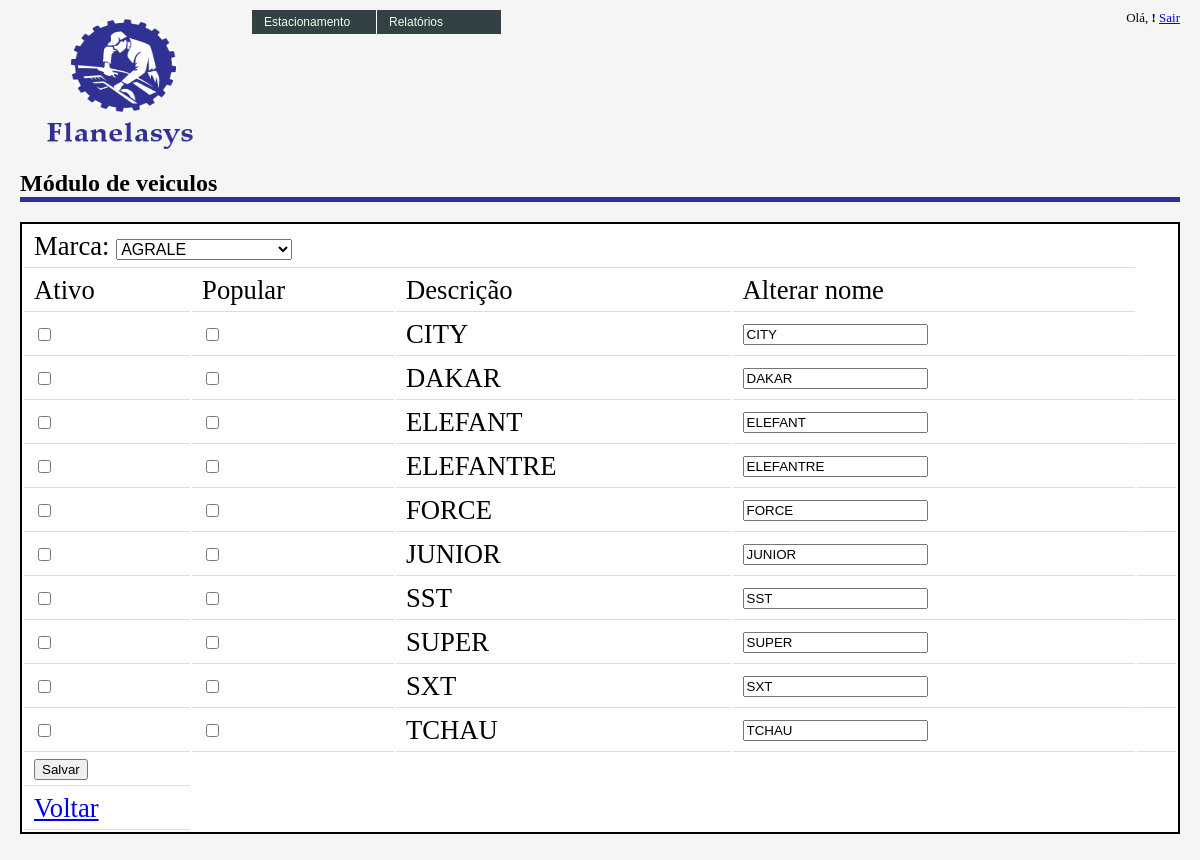
The app's page /admin/veiculos/cadastrar_veiculo.php?cod_marca=61 with its own data.
### tables this page shows
CREATE TABLE `fla_modelos` (
  `cod_modelo` int(10) unsigned NOT NULL AUTO_INCREMENT,
  `des_modelo` varchar(50) NOT NULL,
  `cod_marca` int(10) NOT NULL,
  `ind_disponivel` int(1) DEFAULT '1',
  `ind_popular` int(1) DEFAULT '0',
  PRIMARY KEY (`cod_modelo`)
);

### classes/fla_marcas.class.php (called while the page is built, shortened)
<?php
class fla_marcas {
	private $cod_marca;
	public function get_cod_marca() {
		return $this->cod_marca;
	}
	public function buscaMarcas($objMarca) {
		$objConexao = new fla_conexao();
		$SQL = "SELECT
					mar.cod_marca,
					mar.des_marca,
					mar.ind_disponivel,
					mar.ind_popular
				FROM
					fla_marcas mar
				" . $where . " ORDER BY mar.des_marca";
		$rsMarcas = $objConexao->prepare($SQL);
		$rsMarcas->execute() or die ($objConexao->errorInfo());
		$arrMarcas = array();
		$aux = 0;
		while ($marca = $rsMarcas->fetch(PDO::FETCH_ASSOC)) {
			$arrMarcas[$aux]['cod_marca'] = $marca['cod_marca'];
			$arrMarcas[$aux]['des_marca'] = $marca['des_marca'];
			$arrMarcas[$aux]['ind_disponivel'] = $marca['ind_disponivel'];
			$arrMarcas[$aux]['ind_popular'] = $marca['ind_popular'];
			$aux++;
		}
		return $arrMarcas;
	}
}
?>

### classes/fla_modelos.class.php (called while the page is built, shortened)
<?php
class fla_modelos {
	private $cod_modelo;
	private $cod_marca;
	public function set_cod_marca($cod_marca) {
		$this->cod_marca = $cod_marca;
	}
	public function get_cod_modelo() {
		return $this->cod_modelo;
	}
	public function get_cod_marca() {
		return $this->cod_marca;
	}
	public function buscaModelos($objModelos) {
		$objConexao = new fla_conexao();
		$where = " WHERE 1 = 1 ";
		if ($objModelos->get_cod_marca() != "") {
			$where .= " AND cod_marca = " . $objModelos->get_cod_marca();
		}
		$SQL = "SELECT
					cod_modelo,
					des_modelo,
					cod_marca,
					ind_disponivel,
					ind_popular
				FROM
					fla_modelos
				" . $where . "
				ORDER BY des_modelo";
		$rsModelos = $objConexao->prepare($SQL);
		$rsModelos->execute() or die ($objConexao->errorInfo());
		$arrModelos = array();
		$aux = 0;
		while ($modelo = $rsModelos->fetch(PDO::FETCH_ASSOC)) {
			$arrModelos[$aux]['cod_modelo'] = $modelo['cod_modelo'];
			$arrModelos[$aux]['des_modelo'] = $modelo['des_modelo'];
			$arrModelos[$aux]['cod_marca']  = $modelo['cod_marca'];
			$arrModelos[$aux]['ind_disponivel']  = $modelo['ind_disponivel'];
			$arrModelos[$aux]['ind_popular']  = $modelo['ind_popular'];
			$aux++;
		}
		return $arrModelos;
	}
}
?>

### admin/veiculos/cadastrar_veiculo.php (the view, shortened to what this page needs)
<?php
	include_once('../../includes/config.php');
	include_once($path_classes.'fla_modelos.class.php');
	include_once($path_classes.'fla_marcas.class.php');
	$objModelos = new fla_modelos();
	$objMarcas  = new fla_marcas();
	if ($_GET) {
		$cod_marca = $_GET["cod_marca"];
		$objModelos->set_cod_marca($cod_marca);
		$arrModelos = $objModelos->buscaModelos($objModelos);
		$arrMarcas = $objMarcas->buscaMarcas($objMarcas);
	}
?>
<html>
	<head>
		<link href="../../images/style.css" rel="stylesheet" type="text/css" />
		<link href="../images/style.css" rel="stylesheet" type="text/css" />
	</head>
	<body>
		<div class="content">
<?php
			include_once("../../cabecalho.php");
?>
			<div class="data">
				<h1> Módulo de veiculos </h1>
				<form method="POST" action="">
					<table>
						<tr>
							<td colspan="4">
								 Marca:
								 <select name="cod_marca" id="cod_marca">
<?php
									foreach ($arrMarcas as $marca) {
										if ($arrModelos[0]['cod_marca'] == $marca['cod_marca']) {
											echo sprintf('<option selected="selected" value="%s">%s</option>',$marca['cod_marca'],$marca['des_marca']).chr(10);
										} else {
											echo sprintf('<option value="%s">%s</option>',$marca['cod_marca'],$marca['des_marca']).chr(10);
										}
									}
?>
								 </select>
							</td>
						</tr>
						<tr>
							<td> Ativo </td>
							<td> Popular </td>
							<td> Descrição </td>
							<td> Alterar nome </td>
<?php
								for ($i=0; $i < count($arrModelos); $i++) {
									if ($arrModelos[$i]['ind_disponivel'] == '1') {
										$checked_disponivel = "checked";
									} else {
										$checked_disponivel = "";
									}
									if ($arrModelos[$i]['ind_popular'] == '1') {
										$checked_popular = "checked";
									} else {
										$checked_popular = "";
									}
									echo '<tr>'.chr(10);
									echo sprintf('<td><input type="checkbox" value="%s" name="ind_disponivel[]" %s id="ind_disponivel"></td>',$arrModelos[$i]['cod_modelo'],$checked_disponivel).chr(10);
									echo sprintf('<td><input type="checkbox" value="%s" name="ind_popular[]" %s id="ind_popular"></td>',$arrModelos[$i]['cod_modelo'],$checked_popular).chr(10);
									echo '<td>' . $arrModelos[$i]['des_modelo'].'</td>'.chr(10);
									echo sprintf('<td> <input type="text" name="des_modelo_exibicao[]" id="des_modelo_exibicao[]" value="%s"></td>', $arrModelos[$i]['des_modelo']).chr(10);
									echo sprintf('<td> <input type="hidden" name="des_modelo[]" id="des_modelo[]" value="%s:%s"></td>',$arrModelos[$i]['cod_modelo'],$arrModelos[$i]['des_modelo']).chr(10);
									echo '</tr>'.chr(10);
								}
?>
						</tr>
						<tr>
							<td>
								<input type="submit" name="_submit" id="_submit" value="Salvar">
							</td>
						</tr>
						<tr>
							<td>
								<a href="index.php"> Voltar </a>
							</td>
						</tr>
					</table>
				</form>
			</div>
		</div>
	</body>
</html>

### images/style.css (style rules this page uses)
body { font-family:tahoma; padding:0px; margin:0px; background:#f5f5f5; }
div.content { padding:10px 20px; }
div.content h1 { font-size:18pt; border-bottom:5px solid #2F3193; padding:0px; margin:10px 0px 20px; width:100%; }
div.content div.data table { border:2px solid #000; background:#fff; width:100%; }
div.content div.data table td { font-size:20pt; padding:5px 10px; border-bottom:1px solid #ddd; text-align: left; }
select { font-size: 12pt; }

### records on screen
fla_modelos: des_modelo "CITY"
fla_modelos: des_modelo "DAKAR"
fla_modelos: des_modelo "ELEFANT"
fla_modelos: des_modelo "ELEFANTRE"
fla_modelos: des_modelo "FORCE"
fla_modelos: des_modelo "JUNIOR"
fla_modelos: des_modelo "SST"
fla_modelos: des_modelo "SUPER"
fla_modelos: des_modelo "SXT"
fla_modelos: des_modelo "TCHAU"

### other values on screen
form field cod_marca "AGRALE"
